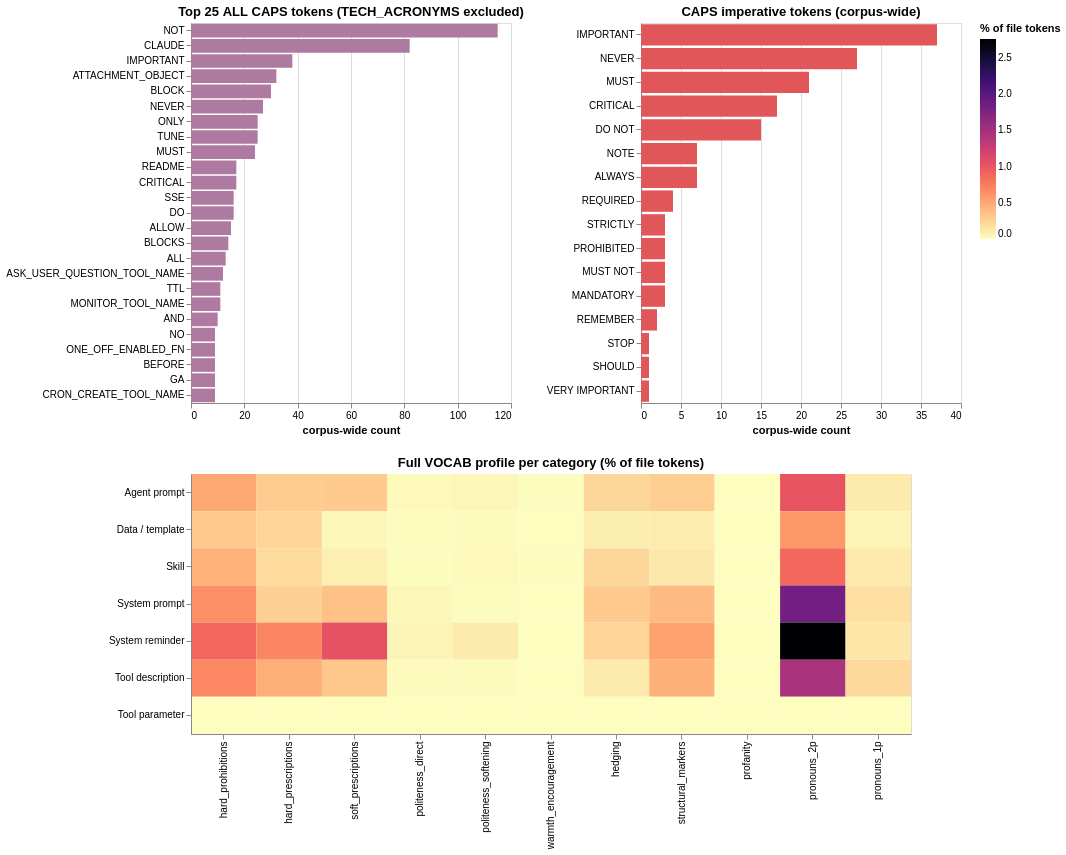

The notebook cell this image was saved under:
### Markdown cell above
### Emphasis vocabulary: top ALL CAPS tokens, CAPS imperative tokens, and full VOCAB profile

The 11 VOCAB classes (full definitions in [`GLOSSARY.md`](./GLOSSARY.md)):

| Key | Plain-language gloss | Example tokens |
|---|---|---|
| `hard_prohibitions` | Categorical "no" | `do not`, `never`, `must not`, `forbidden` |
| `hard_prescriptions` | Categorical "yes" | `must`, `always`, `required`, `mandatory` |
| `soft_prescriptions` | Suggesting / encouraging | `should`, `make sure`, `ensure`, `try to` |
| `politeness_direct` | Direct politeness markers | `please`, `kindly`, `thank you` |
| `politeness_softening` | Softening / hedging requests | `feel free`, `if possible`, `would you` |
| `warmth_encouragement` | Positive emotional tone | `welcome`, `glad`, `well done`, `wonderful` |
| `hedging` | Uncertainty / qualification | `may`, `might`, `could`, `usually` |
| `structural_markers` | Document structure callouts | `note`, `warning`, `important`, `tip` |
| `profanity` | Strong language | `damn`, `hell`, `bullshit` |
| `pronouns_2p` | Second-person address | `you`, `your`, `yours` |
| `pronouns_1p` | First-person reference | `i`, `me`, `we`, `us`, `our` |

### Code cell


### Figure 1 — Vega-Lite specification as saved in the notebook (floating-point values rounded to 4 significant figures)
{"config": {"view": {"continuousWidth": 300, "continuousHeight": 300}}, "vconcat": [{"hconcat": [{"data": {"name": "data-0edcf2db9f1ff00a63acbe16aa38c0f4"}, "mark": {"type": "bar", "color": "#af7aa1"}, "encoding": {"tooltip": [{"field": "token", "type": "nominal"}, {"field": "count", "type": "quantitative"}], "x": {"field": "count", "title": "corpus-wide count", "type": "quantitative"}, "y": {"field": "token", "sort": "-x", "title": null, "type": "nominal"}}, "height": 380, "title": "Top 25 ALL CAPS tokens (TECH_ACRONYMS excluded)", "width": 320}, {"data": {"name": "data-6ee68b7d24b77b1c61899b452229f030"}, "mark": {"type": "bar", "color": "#e15759"}, "encoding": {"tooltip": [{"field": "token", "type": "nominal"}, {"field": "count", "type": "quantitative"}], "x": {"field": "count", "title": "corpus-wide count", "type": "quantitative"}, "y": {"field": "token", "sort": "-x", "title": null, "type": "nominal"}}, "height": 380, "title": "CAPS imperative tokens (corpus-wide)", "width": 320}]}, {"data": {"name": "data-a971f11643fd52bf38696c03ae736ba0"}, "mark": {"type": "rect"}, "encoding": {"color": {"field": "pct", "scale": {"reverse": true, "scheme": "magma"}, "title": "% of file tokens", "type": "quantitative"}, "tooltip": [{"field": "category", "type": "nominal"}, {"field": "vocab_key", "type": "nominal"}, {"field": "pct", "format": ".3f", "type": "quantitative"}], "x": {"field": "vocab_key", "sort": ["hard_prohibitions", "hard_prescriptions", "soft_prescriptions", "politeness_direct", "politeness_softening", "warmth_encouragement", "hedging", "structural_markers", "profanity", "pronouns_2p", "pronouns_1p"], "title": null, "type": "nominal"}, "y": {"field": "category", "title": null, "type": "nominal"}}, "height": 260, "title": "Full VOCAB profile per category (% of file tokens)", "width": 720}], "$schema": "https://vega.github.io/schema/vega-lite/v6.4.1.json", "datasets": {"data-0edcf2db9f1ff00a63acbe16aa38c0f4": [{"token": "NOT", "count": 115}, {"token": "CLAUDE", "count": 82}, {"token": "IMPORTANT", "count": 38}, {"token": "ATTACHMENT_OBJECT", "count": 32}, {"token": "BLOCK", "count": 30}, {"token": "NEVER", "count": 27}, {"token": "ONLY", "count": 25}, {"token": "TUNE", "count": 25}, {"token": "MUST", "count": 24}, {"token": "README", "count": 17}, {"token": "CRITICAL", "count": 17}, {"token": "SSE", "count": 16}, {"token": "DO", "count": 16}, {"token": "ALLOW", "count": 15}, {"token": "BLOCKS", "count": 14}, {"token": "ALL", "count": 13}, {"token": "ASK_USER_QUESTION_TOOL_NAME", "count": 12}, {"token": "TTL", "count": 11}, {"token": "MONITOR_TOOL_NAME", "count": 11}, {"token": "AND", "count": 10}, {"token": "NO", "count": 9}, {"token": "ONE_OFF_ENABLED_FN", "count": 9}, {"token": "BEFORE", "count": 9}, {"token": "GA", "count": 9}, {"token": "CRON_CREATE_TOOL_NAME", "count": 9}], "data-6ee68b7d24b77b1c61899b452229f030": [{"token": "IMPORTANT", "count": 37}, {"token": "NEVER", "count": 27}, {"token": "MUST", "count": 21}, {"token": "CRITICAL", "count": 17}, {"token": "DO NOT", "count": 15}, {"token": "NOTE", "count": 7}, {"token": "ALWAYS", "count": 7}, {"token": "REQUIRED", "count": 4}, {"token": "STRICTLY", "count": 3}, {"token": "PROHIBITED", "count": 3}, {"token": "MUST NOT", "count": 3}, {"token": "MANDATORY", "count": 3}, {"token": "REMEMBER", "count": 2}, {"token": "STOP", "count": 1}, {"token": "SHOULD", "count": 1}, {"token": "VERY IMPORTANT", "count": 1}], "data-a971f11643fd52bf38696c03ae736ba0": [{"category": "Agent prompt", "vocab_key": "hard_prohibitions", "pct": 0.4999}, {"category": "Agent prompt", "vocab_key": "hard_prescriptions", "pct": 0.2888}, {"category": "Agent prompt", "vocab_key": "soft_prescriptions", "pct": 0.3036}, {"category": "Agent prompt", "vocab_key": "politeness_direct", "pct": 0.0259}, {"category": "Agent prompt", "vocab_key": "politeness_softening", "pct": 0.0333}, {"category": "Agent prompt", "vocab_key": "warmth_encouragement", "pct": 0.0074}, {"category": "Agent prompt", "vocab_key": "hedging", "pct": 0.2222}, {"category": "Agent prompt", "vocab_key": "structural_markers", "pct": 0.2777}, {"category": "Agent prompt", "vocab_key": "profanity", "pct": 0.0}, {"category": "Agent prompt", "vocab_key": "pronouns_2p", "pct": 1.018}, {"category": "Agent prompt", "vocab_key": "pronouns_1p", "pct": 0.1074}, {"category": "Data / template", "vocab_key": "hard_prohibitions", "pct": 0.3004}, {"category": "Data / template", "vocab_key": "hard_prescriptions", "pct": 0.2377}, {"category": "Data / template", "vocab_key": "soft_prescriptions", "pct": 0.0264}, {"category": "Data / template", "vocab_key": "politeness_direct", "pct": 0.0033}, {"category": "Data / template", "vocab_key": "politeness_softening", "pct": 0.0132}, {"category": "Data / template", "vocab_key": "warmth_encouragement", "pct": 0.0}, {"category": "Data / template", "vocab_key": "hedging", "pct": 0.0891}, {"category": "Data / template", "vocab_key": "structural_markers", "pct": 0.099}, {"category": "Data / template", "vocab_key": "profanity", "pct": 0.0}, {"category": "Data / template", "vocab_key": "pronouns_2p", "pct": 0.5943}, {"category": "Data / template", "vocab_key": "pronouns_1p", "pct": 0.0528}, {"category": "Skill", "vocab_key": "hard_prohibitions", "pct": 0.4495}, {"category": "Skill", "vocab_key": "hard_prescriptions", "pct": 0.2027}, {"category": "Skill", "vocab_key": "soft_prescriptions", "pct": 0.0806}, {"category": "Skill", "vocab_key": "politeness_direct", "pct": 0.0078}, {"category": "Skill", "vocab_key": "politeness_softening", "pct": 0.0208}, {"category": "Skill", "vocab_key": "warmth_encouragement", "pct": 0.0078}, {"category": "Skill", "vocab_key": "hedging", "pct": 0.2261}, {"category": "Skill", "vocab_key": "structural_markers", "pct": 0.1247}, {"category": "Skill", "vocab_key": "profanity", "pct": 0.0}, {"category": "Skill", "vocab_key": "pronouns_2p", "pct": 0.8783}, {"category": "Skill", "vocab_key": "pronouns_1p", "pct": 0.1195}, {"category": "System prompt", "vocab_key": "hard_prohibitions", "pct": 0.6426}, {"category": "System prompt", "vocab_key": "hard_prescriptions", "pct": 0.2716}, {"category": "System prompt", "vocab_key": "soft_prescriptions", "pct": 0.3577}, {"category": "System prompt", "vocab_key": "politeness_direct", "pct": 0.0331}, {"category": "System prompt", "vocab_key": "politeness_softening", "pct": 0.0066}, {"category": "System prompt", "vocab_key": "warmth_encouragement", "pct": 0.0}, {"category": "System prompt", "vocab_key": "hedging", "pct": 0.2981}, {"category": "System prompt", "vocab_key": "structural_markers", "pct": 0.3909}, {"category": "System prompt", "vocab_key": "profanity", "pct": 0.0}, {"category": "System prompt", "vocab_key": "pronouns_2p", "pct": 1.842}, {"category": "System prompt", "vocab_key": "pronouns_1p", "pct": 0.1789}, {"category": "System reminder", "vocab_key": "hard_prohibitions", "pct": 0.8772}, {"category": "System reminder", "vocab_key": "hard_prescriptions", "pct": 0.6911}, {"category": "System reminder", "vocab_key": "soft_prescriptions", "pct": 1.037}, {"category": "System reminder", "vocab_key": "politeness_direct", "pct": 0.0532}, {"category": "System reminder", "vocab_key": "politeness_softening", "pct": 0.1063}, {"category": "System reminder", "vocab_key": "warmth_encouragement", "pct": 0.0}, {"category": "System reminder", "vocab_key": "hedging", "pct": 0.2392}, {"category": "System reminder", "vocab_key": "structural_markers", "pct": 0.5316}, {"category": "System reminder", "vocab_key": "profanity", "pct": 0.0}, {"category": "System reminder", "vocab_key": "pronouns_2p", "pct": 2.764}, {"category": "System reminder", "vocab_key": "pronouns_1p", "pct": 0.1329}, {"category": "Tool description", "vocab_key": "hard_prohibitions", "pct": 0.6829}, {"category": "Tool description", "vocab_key": "hard_prescriptions", "pct": 0.4622}, {"category": "Tool description", "vocab_key": "soft_prescriptions", "pct": 0.3173}, {"category": "Tool description", "vocab_key": "politeness_direct", "pct": 0.0138}, {"category": "Tool description", "vocab_key": "politeness_softening", "pct": 0.0138}, {"category": "Tool description", "vocab_key": "warmth_encouragement", "pct": 0.0}, {"category": "Tool description", "vocab_key": "hedging", "pct": 0.1035}, {"category": "Tool description", "vocab_key": "structural_markers", "pct": 0.4553}, {"category": "Tool description", "vocab_key": "profanity", "pct": 0.0}, {"category": "Tool description", "vocab_key": "pronouns_2p", "pct": 1.462}, {"category": "Tool description", "vocab_key": "pronouns_1p", "pct": 0.2069}, {"category": "Tool parameter", "vocab_key": "hard_prohibitions", "pct": 0.0}, {"category": "Tool parameter", "vocab_key": "hard_prescriptions", "pct": 0.0}, {"category": "Tool parameter", "vocab_key": "soft_prescriptions", "pct": 0.0}, {"category": "Tool parameter", "vocab_key": "politeness_direct", "pct": 0.0}, {"category": "Tool parameter", "vocab_key": "politeness_softening", "pct": 0.0}, {"category": "Tool parameter", "vocab_key": "warmth_encouragement", "pct": 0.0}, {"category": "Tool parameter", "vocab_key": "hedging", "pct": 0.0}, {"category": "Tool parameter", "vocab_key": "structural_markers", "pct": 0.0}, {"category": "Tool parameter", "vocab_key": "profanity", "pct": 0.0}, {"category": "Tool parameter", "vocab_key": "pronouns_2p", "pct": 0.0}, {"category": "Tool parameter", "vocab_key": "pronouns_1p", "pct": 0.0}]}}
